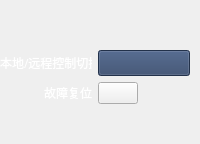
       <widget class="QFrame" name="frame_3">
        <property name="sizePolicy">
         <sizepolicy hsizetype="Ignored" vsizetype="Ignored">
          <horstretch>0</horstretch>
          <verstretch>0</verstretch>
         </sizepolicy>
        </property>
        <property name="styleSheet">
         <string notr="true"/>
        </property>
        <layout class="QGridLayout" name="gridLayout_11" columnstretch="1,1">
         <property name="leftMargin">
          <number>0</number>
         </property>
         <property name="topMargin">
          <number>50</number>
         </property>
         <property name="rightMargin">
          <number>10</number>
         </property>
         <property name="bottomMargin">
          <number>40</number>
         </property>
         <item row="0" column="0" alignment="Qt::AlignRight">
          <widget class="QLabel" name="label_51">
           <property name="sizePolicy">
            <sizepolicy hsizetype="Ignored" vsizetype="Ignored">
             <horstretch>0</horstretch>
             <verstretch>0</verstretch>
            </sizepolicy>
           </property>
           <property name="minimumSize">
            <size>
             <width>0</width>
             <height>0</height>
            </size>
           </property>
           <property name="font">
            <font>
             <family>Adobe 黑体 Std R</family>
             <pointsize>9</pointsize>
             <weight>50</weight>
             <bold>false</bold>
            </font>
           </property>
           <property name="styleSheet">
            <string notr="true">color: rgb(255, 255, 255);</string>
           </property>
           <property name="text">
            <string>本地/远程控制切换</string>
           </property>
          </widget>
         </item>
         <item row="1" column="0" alignment="Qt::AlignRight">
          <widget class="QLabel" name="label_52">
           <property name="sizePolicy">
            <sizepolicy hsizetype="Ignored" vsizetype="Ignored">
             <horstretch>0</horstretch>
             <verstretch>0</verstretch>
            </sizepolicy>
           </property>
           <property name="minimumSize">
            <size>
             <width>0</width>
             <height>0</height>
            </size>
           </property>
           <property name="font">
            <font>
             <family>Adobe 黑体 Std R</family>
             <pointsize>9</pointsize>
             <weight>50</weight>
             <bold>false</bold>
            </font>
           </property>
           <property name="styleSheet">
            <string notr="true">color: rgb(255, 255, 255);</string>
           </property>
           <property name="text">
            <string>故障复位</string>
           </property>
          </widget>
         </item>
         <item row="1" column="1" alignment="Qt::AlignLeft">
          <widget class="QPushButton" name="pushButton">
           <property name="sizePolicy">
            <sizepolicy hsizetype="Ignored" vsizetype="Fixed">
             <horstretch>0</horstretch>
             <verstretch>0</verstretch>
            </sizepolicy>
           </property>
           <property name="minimumSize">
            <size>
             <width>0</width>
             <height>0</height>
            </size>
           </property>
           <property name="text">
            <string/>
           </property>
           <property name="icon">
            <iconset resource="../res.qrc">
             <normaloff>:/images/images/reset_off.png</normaloff>:/images/images/reset_off.png</iconset>
           </property>
           <property name="iconSize">
            <size>
             <width>32</width>
             <height>32</height>
            </size>
           </property>
          </widget>
         </item>
         <item row="0" column="1">
          <widget class="QPushButton" name="pushButton_2">
           <property name="font">
            <font>
             <family>Adobe 黑体 Std R</family>
             <pointsize>10</pointsize>
            </font>
           </property>
           <property name="styleSheet">
            <string notr="true">color: rgb(255, 255, 255);
background-color: rgb(48, 68, 103);</string>
           </property>
           <property name="text">
            <string/>
           </property>
          </widget>
         </item>
        </layout>
       </widget>
